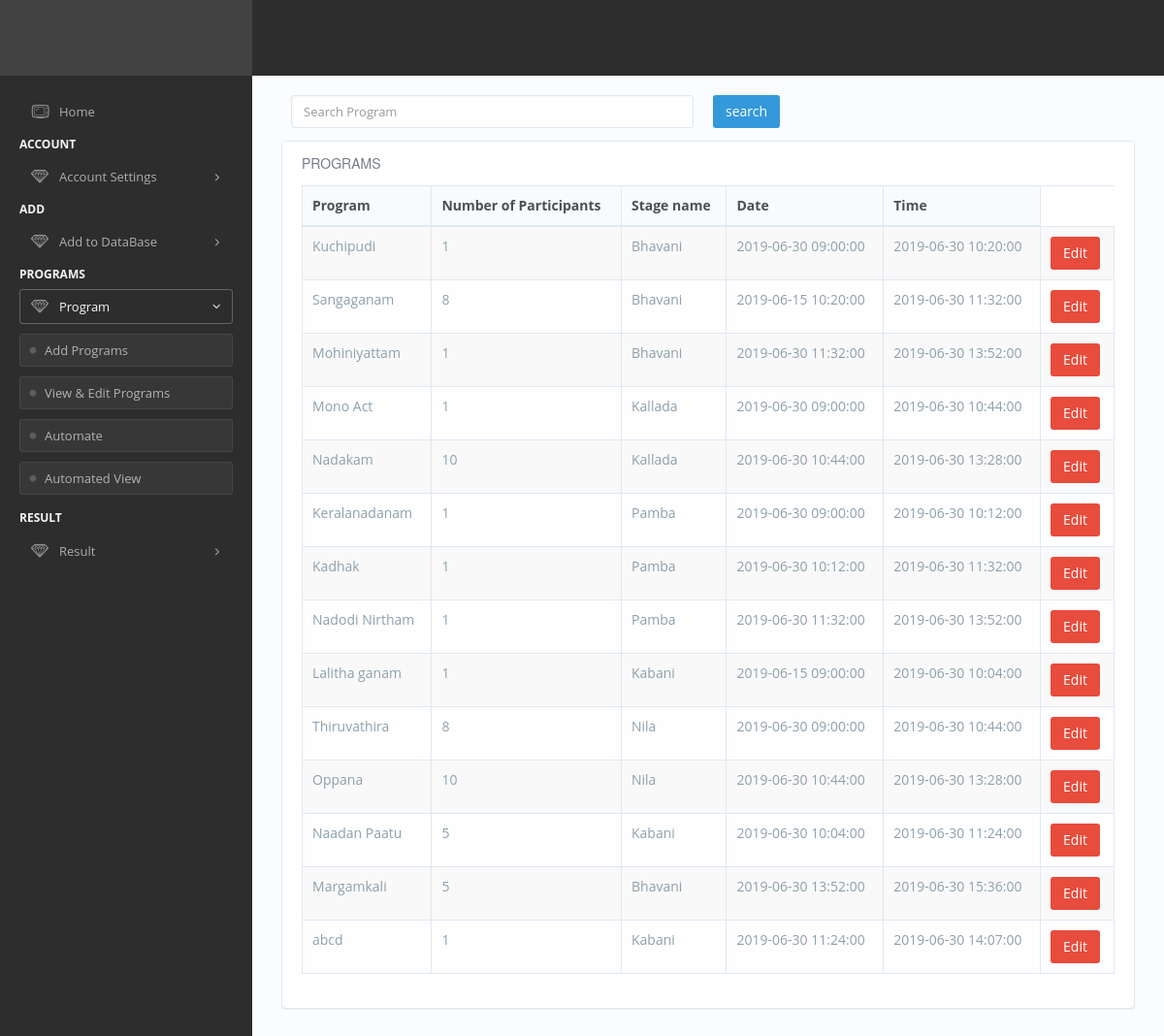
The page /admin/viewprograms.php (signed in) on the database its author committed.
### tables this page shows
CREATE TABLE IF NOT EXISTS `program` (
  `Program_id` int(3) NOT NULL AUTO_INCREMENT,
  `Program_type` varchar(50) NOT NULL,
  `Program` varchar(50) NOT NULL,
  `Number_of_participants` int(11) NOT NULL,
  `Stage` int(2) DEFAULT NULL,
  `start` longtext,
  `end` longtext,
  `st_size` int(11) NOT NULL,
  `time_limit` int(11) NOT NULL,
  `total_time` int(11) DEFAULT NULL,
  `total_no` int(11) DEFAULT NULL,
  `ststate` int(11) NOT NULL DEFAULT '0',
  `mstatus` int(11) NOT NULL DEFAULT '0',
  PRIMARY KEY (`Program_id`)
);

CREATE TABLE IF NOT EXISTS `stage` (
  `Name` varchar(25) NOT NULL,
  `Stage_Number` int(10) NOT NULL AUTO_INCREMENT,
  `size` int(11) NOT NULL,
  `state` int(11) NOT NULL DEFAULT '0',
  `work` int(11) NOT NULL DEFAULT '0',
  PRIMARY KEY (`Stage_Number`)
);

### includes/connection.php (called while the page is built, shortened)
<?php
	class Database extends Exception {
		private $host = 'localhost';
		private $username = 'root';
		private $password = '';
		private $db = 'ytf';
		private $dbn;
		public function connect() {
			try {
				$dsn = 'mysql:host=' . $this->host . ';dbname=' . $this->db;
				$this->dbn = new PDO($dsn, $this->username, $this->password);
				$this->dbn->setAttribute(PDO::ATTR_ERRMODE, PDO::ERRMODE_EXCEPTION);
				$this->dbn->setAttribute(PDO::ATTR_EMULATE_PREPARES, false);
				return true;
			} catch( PDOException $e ) {
				echo 'ERROR: ' . $e->getMessage();
			}
		}
		public function display( $sql, $array = NULL ) {
			try {
				$stmnt = $this->dbn->prepare($sql);
				$stmnt->execute( $array );
				return $istrue = $stmnt->fetchAll();
			}  catch (PDOException $e) {
			   echo "Error: " . $e->getMessage() . "<br />\n";
			}
		}
	}
?>

### admin/viewprograms.php (the view, shortened to what this page needs)
<?php
include_once('header.php');
$db=new Database();
?>
<?php
  $sql='SELECT p.*, s.Name as pstage_name FROM program p left join stage s on p.stage=s.Stage_Number';
$result=$db->display($sql);
$search = null;
?>
 <form align="center"   method="POST">
<div class="row">
        <div class="col-md-8">
                <div class="form-group">
                    <div class="col-sm-9">
                        <input type="text" style="width: 100%;" name="search" class="form-control" id="" value="<?php  echo $search; ?>" placeholder="Search Program">
                    </div>
                    <div class="col-md-3" style="text-align: left;">
                        <button class="btn btn-info" name="searchz">search</button>
                    </div>
                </div>
            </div>
            </div>
  </div>
    <div class="panel">
<div class="panel-body">
<h3 class="title-hero">
    Programs
</h3>
<div class="example-box-wrapper">
<table id="datatable-row-highligh" class="table table-striped table-bordered" cellspacing="0" width="100%">
<thead>
<tr>
    <th>Program</th>
    <th>Number of Participants</th>
    <th>Stage name</th>
    <th>Date</th>
    <th>Time</th>
</tr>
</thead>
<tbody>
    <?php
     foreach($result as $value) {?>
<tr>
    <td><?php echo $value['Program']; ?></td>
     <td><?php echo $value['Number_of_participants']; ?></td>
    <td><?php echo $value['pstage_name']; ?></td>
    <td><?php echo $value['start']; ?></td>
    <td><?php echo $value['end']; ?></td>
    <td><a href ="edit.php?id=<?php echo $value['Program_id']; ?>" class="btn btn-danger">Edit</a> </td>
</tr>
<?php
     }
    ?>
</tbody>
</table>
</div>
</div>
</div>
<?php include_once('../footer.php');  ?>

### rows shown on the page
program: Program "Kuchipudi", Number_of_participants "1", stage.Name "Bhavani", start "2019-06-30 09:00:00", end "2019-06-30 10:20:00"
program: Program "Sangaganam", Number_of_participants "8", stage.Name "Bhavani", start "2019-06-15 10:20:00", end "2019-06-30 11:32:00"
program: Program "Mohiniyattam", Number_of_participants "1", stage.Name "Bhavani", start "2019-06-30 11:32:00", end "2019-06-30 13:52:00"
program: Program "Mono Act", Number_of_participants "1", stage.Name "Kallada", start "2019-06-30 09:00:00", end "2019-06-30 10:44:00"
program: Program "Nadakam", Number_of_participants "10", stage.Name "Kallada", start "2019-06-30 10:44:00", end "2019-06-30 13:28:00"
program: Program "Keralanadanam", Number_of_participants "1", stage.Name "Pamba", start "2019-06-30 09:00:00", end "2019-06-30 10:12:00"
program: Program "Kadhak", Number_of_participants "1", stage.Name "Pamba", start "2019-06-30 10:12:00", end "2019-06-30 11:32:00"
program: Program "Nadodi Nirtham", Number_of_participants "1", stage.Name "Pamba", start "2019-06-30 11:32:00", end "2019-06-30 13:52:00"
program: Program "Lalitha ganam", Number_of_participants "1", stage.Name "Kabani", start "2019-06-15 09:00:00", end "2019-06-30 10:04:00"
program: Program "Thiruvathira", Number_of_participants "8", stage.Name "Nila", start "2019-06-30 09:00:00", end "2019-06-30 10:44:00"
program: Program "Oppana", Number_of_participants "10", stage.Name "Nila", start "2019-06-30 10:44:00", end "2019-06-30 13:28:00"
program: Program "Naadan Paatu", Number_of_participants "5", stage.Name "Kabani", start "2019-06-30 10:04:00", end "2019-06-30 11:24:00"
program: Program "Margamkali", Number_of_participants "5", stage.Name "Bhavani", start "2019-06-30 13:52:00", end "2019-06-30 15:36:00"
program: Program "abcd", Number_of_participants "1", stage.Name "Kabani", start "2019-06-30 11:24:00", end "2019-06-30 14:07:00"
